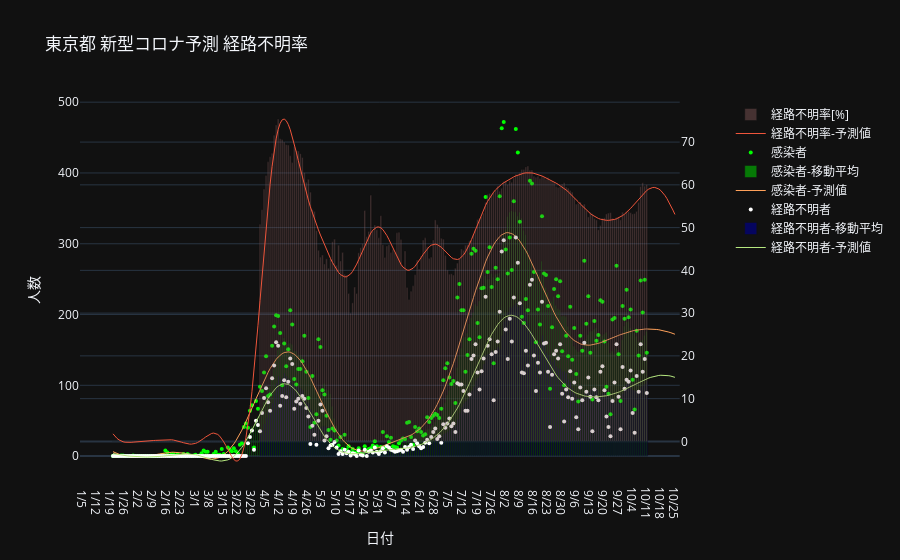

This figure's notebook cell:
### Code cell
fig = make_subplots(specs=[[{"secondary_y": True}]])
fig.add_trace(go.Bar(x=xbins, y=pos_detail_np[:, 5], name='経路不明率[%]', opacity=0.3, marker_color='#c08080'),  secondary_y=True)
fig.add_trace(go.Scatter(x=xbins_pred, y=y_un_rate, name='経路不明率-予測値', line=dict(width=1)), secondary_y=True)
fig.add_trace(go.Scatter(x=xbins, y=pos_detail_np[:, 1], mode='markers', name='感染者', marker=dict(size=4, color='#00ff00')), secondary_y=False)
fig.add_trace(go.Bar(x=xbins, y=moving_average(pos_detail_np[:, 1]), name='感染者-移動平均', opacity=0.6, marker_color='#00c000'),  secondary_y=False)
fig.add_trace(go.Scatter(x=xbins_pred, y=y_cases, name="感染者-予測値",   line=dict(width=1)), secondary_y=False)
fig.add_trace(go.Scatter(x=xbins, y=pos_detail_np[:, 2], mode='markers', name='経路不明者', marker=dict(size=4, color='#ffffff')), secondary_y=False)
fig.add_trace(go.Bar(x=xbins, y=pos_detail_np[:, 7], name='経路不明者-移動平均', opacity=0.7, marker_color='#000080'),  secondary_y=False)
fig.add_trace(go.Scatter(x=xbins_pred, y=y_untrack, name="経路不明者-予測値",   line=dict(width=1)), secondary_y=False)
fig.update_layout(
    xaxis=dict(title='日付', type='date', dtick=604800000.0, tickformat="%_m/%-d"),
    yaxis=dict(title='人数'),
    title='東京都 新型コロナ予測 経路不明率',
)
show_and_save_plotly(fig, "tokyo-track.jpg", js=False)

### Figure 1 — Plotly figure (JSON) as saved in the notebook; plotly's stock layout.template omitted (floating-point values rounded to 4 significant figures; data arrays with more than 128 entries replaced by an {"elided": "..."} marker saying what was removed)
{"data": [{"marker": {"color": "#c08080"}, "name": "経路不明率[%]", "opacity": 0.3, "type": "bar", "x": {"elided": "266 str values"}, "xaxis": "x", "y": {"elided": "266 float values"}, "yaxis": "y2"}, {"line": {"width": 1}, "name": "経路不明率-予測値", "type": "scatter", "x": {"elided": "280 str values"}, "xaxis": "x", "y": {"elided": "280 float values"}, "yaxis": "y2"}, {"marker": {"color": "#00ff00", "size": 4}, "mode": "markers", "name": "感染者", "type": "scatter", "x": {"elided": "266 str values"}, "xaxis": "x", "y": {"elided": "266 int values"}, "yaxis": "y"}, {"marker": {"color": "#00c000"}, "name": "感染者-移動平均", "opacity": 0.6, "type": "bar", "x": {"elided": "266 str values"}, "xaxis": "x", "y": {"elided": "266 float values"}, "yaxis": "y"}, {"line": {"width": 1}, "name": "感染者-予測値", "type": "scatter", "x": {"elided": "280 str values"}, "xaxis": "x", "y": {"elided": "280 float values"}, "yaxis": "y"}, {"marker": {"color": "#ffffff", "size": 4}, "mode": "markers", "name": "経路不明者", "type": "scatter", "x": {"elided": "266 str values"}, "xaxis": "x", "y": {"elided": "266 int values"}, "yaxis": "y"}, {"marker": {"color": "#000080"}, "name": "経路不明者-移動平均", "opacity": 0.7, "type": "bar", "x": {"elided": "266 str values"}, "xaxis": "x", "y": {"elided": "266 float values"}, "yaxis": "y"}, {"line": {"width": 1}, "name": "経路不明者-予測値", "type": "scatter", "x": {"elided": "280 str values"}, "xaxis": "x", "y": {"elided": "280 float values"}, "yaxis": "y"}], "layout": {"title": {"text": "東京都 新型コロナ予測 経路不明率"}, "xaxis": {"anchor": "y", "domain": [0, 0.94], "dtick": 604800000, "tickformat": "%_m/%-d", "title": {"text": "日付"}, "type": "date"}, "yaxis": {"anchor": "x", "domain": [0, 1], "title": {"text": "人数"}}, "yaxis2": {"anchor": "x", "overlaying": "y", "side": "right"}}}
